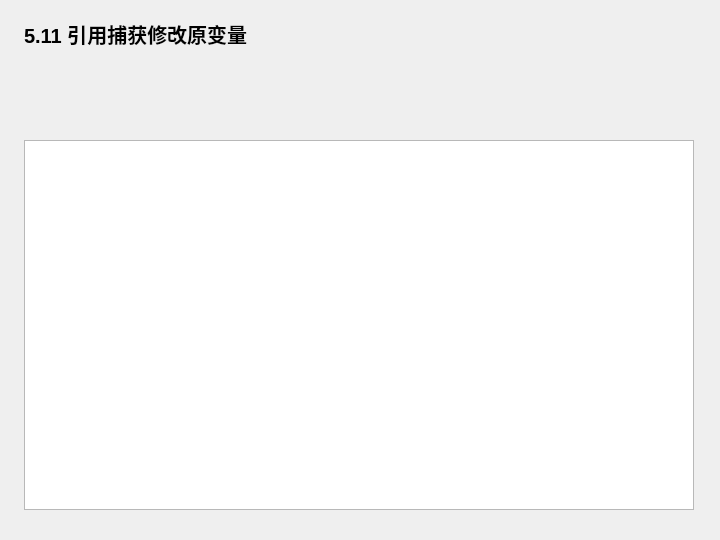
<?xml version="1.0" encoding="UTF-8"?>
<ui version="4.0">
 <class>Widget</class>
 <widget class="QWidget" name="Widget">
  <property name="geometry">
   <rect>
    <x>0</x>
    <y>0</y>
    <width>720</width>
    <height>540</height>
   </rect>
  </property>
  <property name="windowTitle">
   <string>5.11 引用捕获修改原变量</string>
  </property>
  <widget class="QLabel" name="headingLabel">
   <property name="geometry">
    <rect>
     <x>24</x>
     <y>18</y>
     <width>670</width>
     <height>32</height>
    </rect>
   </property>
   <property name="text">
    <string>5.11 引用捕获修改原变量</string>
   </property>
   <property name="font">
    <font>
     <pointsize>15</pointsize>
     <bold>true</bold>
    </font>
   </property>
  </widget>
  <widget class="QPlainTextEdit" name="outputEdit">
   <property name="geometry">
    <rect>
     <x>24</x>
     <y>140</y>
     <width>670</width>
     <height>370</height>
    </rect>
   </property>
   <property name="readOnly">
    <bool>true</bool>
   </property>
  </widget>
 </widget>
 <resources />
 <connections />
</ui>
